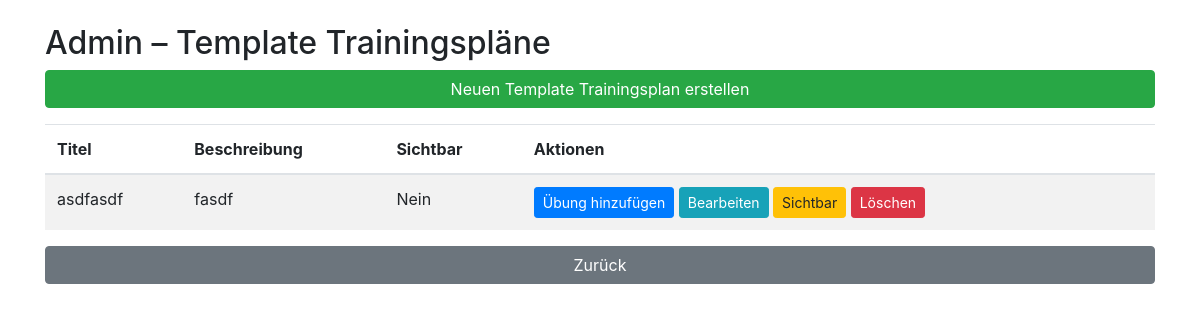
Before: /admin/template_plans (signed in) with the older database file.
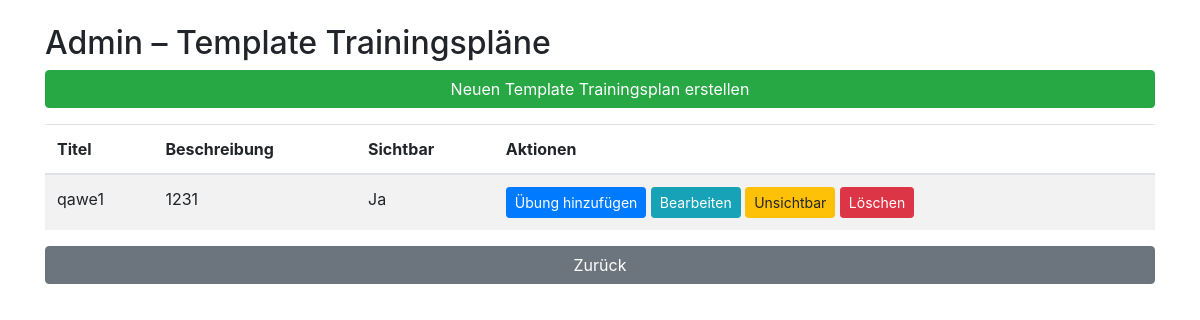
After: the same page with the newer database file.
### app.py (models this page shows)
class TemplateTrainingPlan(db.Model):
    id = db.Column(db.Integer, primary_key=True)
    title = db.Column(db.String(150), nullable=False)
    description = db.Column(db.String(300))
    creator_id = db.Column(db.Integer, db.ForeignKey('user.id'))  # Admin/Trainer, der die Vorlage erstellt
    is_visible = db.Column(db.Boolean, default=True)  # Sichtbarkeit
    exercises = db.relationship('TemplateExercise', backref='template_plan', lazy=True, cascade="all, delete-orphan")

### app.py (the view)
@app.route('/admin/template_plans')
@login_required
@trainer_or_admin_required
def admin_template_plans():
    templates = TemplateTrainingPlan.query.all()
    return render_template('admin_template_plans.html', templates=templates)

### app.py (called while the page is built)
@login_manager.user_loader
def load_user(user_id):
    return User.query.get(int(user_id))

def trainer_or_admin_required(f):
    from functools import wraps
    @wraps(f)
    def decorated_function(*args, **kwargs):
        if not (current_user.is_admin or current_user.is_trainer):
            abort(403)
        return f(*args, **kwargs)
    return decorated_function

### templates/admin_template_plans.html (shortened to what this page needs)
<!doctype html>
<html lang="de">
  <head>
    <link rel="stylesheet" href="https://stackpath.bootstrapcdn.com/bootstrap/4.5.2/css/bootstrap.min.css">
  </head>
  <body>
    <div class="container mt-4">
      <h2>Admin – Template Trainingspläne</h2>
      <a href="{{ url_for('create_template_plan') }}" class="btn btn-success mb-3 btn-block">
        Neuen Template Trainingsplan erstellen
      </a>
      <table class="table table-striped">
        <thead>
          <tr>
            <th>Titel</th>
            <th>Beschreibung</th>
            <th>Sichtbar</th>
            <th>Aktionen</th>
          </tr>
        </thead>
        <tbody>
          {% for tpl in templates %}
          <tr>
            <td>{{ tpl.title }}</td>
            <td>{{ tpl.description }}</td>
            <td>{{ 'Ja' if tpl.is_visible else 'Nein' }}</td>
            <td>
              <a href="{{ url_for('add_exercise_to_template', template_plan_id=tpl.id) }}" class="btn btn-primary btn-sm">Übung hinzufügen</a>
              <a href="{{ url_for('edit_template_plan', template_plan_id=tpl.id) }}" class="btn btn-info btn-sm">Bearbeiten</a>
              <form action="{{ url_for('toggle_template_visibility', template_plan_id=tpl.id) }}" method="POST" style="display:inline;">
                <button type="submit" class="btn btn-warning btn-sm">
                  {% if tpl.is_visible %}Unsichtbar{% else %}Sichtbar{% endif %}
                </button>
              </form>
              <form action="{{ url_for('delete_template_plan', template_plan_id=tpl.id) }}" method="POST" style="display:inline;" onsubmit="return confirm('Template Trainingsplan wirklich löschen?');">
                <button type="submit" class="btn btn-danger btn-sm">Löschen</button>
              </form>
            </td>
          </tr>
          {% endfor %}
        </tbody>
      </table>
      <a href="{{ url_for('dashboard') }}" class="btn btn-secondary btn-block">Zurück</a>
    </div>
  </body>
</html>

Changed rows visible on the page:
removed TemplateTrainingPlan: title "asdfasdf", description "fasdf", is_visible "Nein", shows "Sichtbar"
added TemplateTrainingPlan: title "qawe1", description "1231", is_visible "Ja", shows "Unsichtbar"
